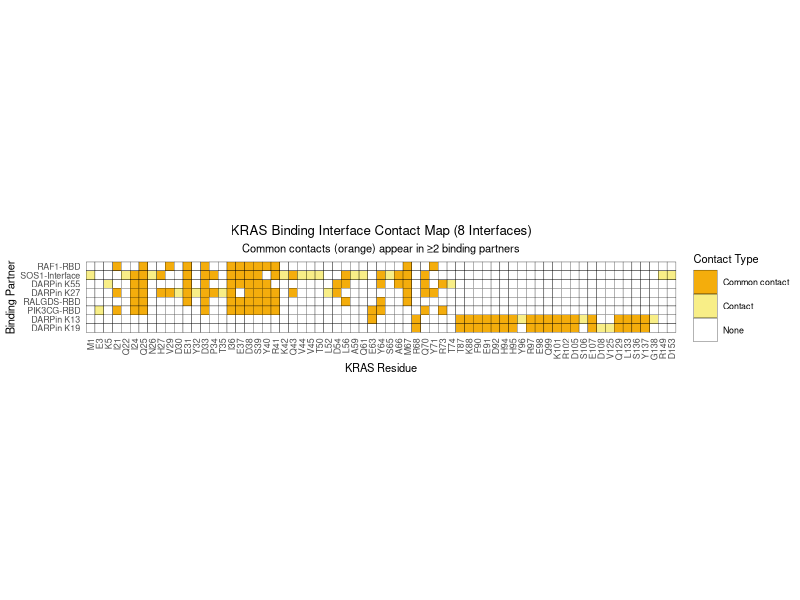
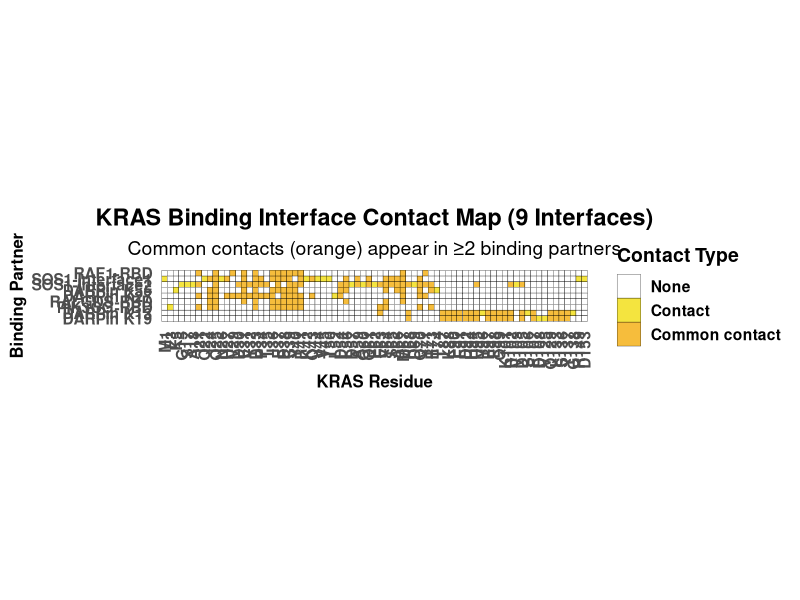
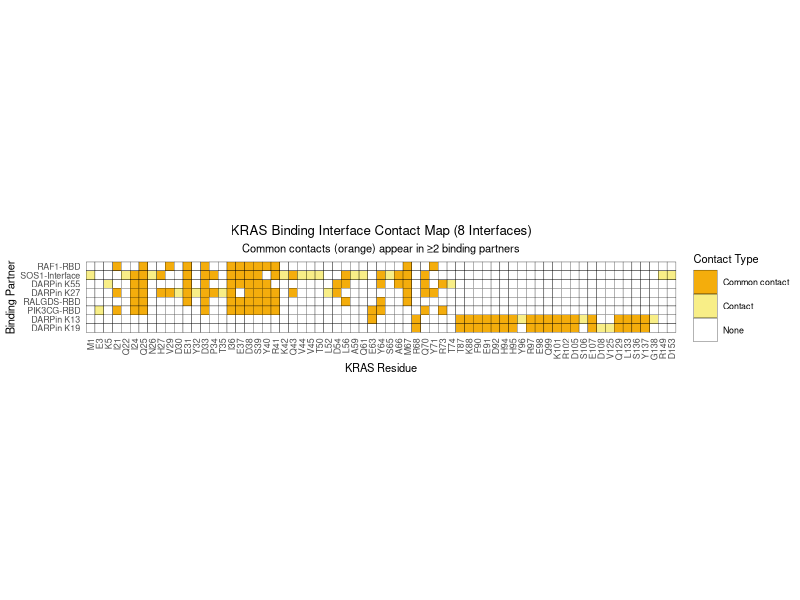

R code for these plots, in order:
library(ggplot2)
library(dplyr)

# KRAS Binding Interface Contact Map Analysis
# This script creates heatmaps showing common and unique structural contacts 
# between KRAS and different binding partners

# Wild-type KRAS sequence
wt_aa <- unlist(strsplit("MTEYKLVVVGAGGVGKSALTIQLIQNHFVDEYDPTIEDSYRKQVVIDGETCLLDILDTAGQEEYSAMRDQYMRTGEGFLCVFAINNTKSFEDIHHYREQIKRVKDSEDVPMVLVGNKCDLPSRTVDTKQAQDLARSYGIPFIETSAKTRQGVDDAFYTLVREIRKHKEKMSKDGKKKKKKSKTKCVIM", ""))
positions <- 1:length(wt_aa)

### Analysis 1: 7 binding partners + 2 SOS interfaces

# Define all binding interfaces from structural data
K13_binding_interface <- c(63,68,87,88,90,91,92,94,95,96,97,98,99,101,102,105,106,107,129,133,136,137,138) 
K19_binding_interface <- c(68,87,88,90,91,92,94,95,97,98,99,101,102,105,107,108,125,129,133,136,137) 
RAF1_binding_interface <- c(21,25,29,31,33,36,37,38,39,40,41,67,71) 
SOS1_binding_interface_1 <- c(1, 22, 24, 25, 26, 27, 31, 33, 34, 36, 37, 38, 39, 41, 42, 43, 44, 45, 50, 56, 59, 61, 64, 65, 66, 67, 70, 149, 153)
SOS1_binding_interface_2 <- c(15, 17, 18, 21, 25, 30, 31, 32, 33, 34, 35, 37, 39, 40, 41, 54, 56, 57, 59, 60, 61, 62, 63, 64, 65, 66, 67, 68, 69, 70, 71, 73, 95, 102, 103, 105)
K55_binding_interface <- c(5,24,25,31,33,36,37,38,39,40,54,56,64,66,67,70,73,74)
K27_binding_interface <- c(21,24,25,27,29,30,31,32,33,34,35,36,38,39,40,41,43,52,54,67,70,71)
RALGDS_binding_interface <- c(24, 25, 31, 33, 36, 37, 38, 39, 40, 41, 56, 64, 67)
PIK3CG_binding_interface <- c(3, 21, 24, 25, 33, 36, 37, 38, 39, 40, 41, 63, 64, 70, 73)

# Create data frame for all binding partners
df <- data.frame(
  Position = rep(positions, 9),
  Residue = rep(wt_aa, 9),
  Partner = rep(c("DARPin K13", "DARPin K19", "RAF1-RBD", "SOS1-Interface1", 
                  "SOS1-Interface2", "DARPin K55", "DARPin K27", 
                  "RALGDS-RBD", "PIK3CG-RBD"), each = length(wt_aa)),
  Contact = FALSE
)

# Set contact positions for each binding partner
df$Contact[df$Partner == "DARPin K13" & df$Position %in% K13_binding_interface] <- TRUE
df$Contact[df$Partner == "DARPin K19" & df$Position %in% K19_binding_interface] <- TRUE
df$Contact[df$Partner == "RAF1-RBD" & df$Position %in% RAF1_binding_interface] <- TRUE
df$Contact[df$Partner == "SOS1-Interface1" & df$Position %in% SOS1_binding_interface_1] <- TRUE
df$Contact[df$Partner == "SOS1-Interface2" & df$Position %in% SOS1_binding_interface_2] <- TRUE
df$Contact[df$Partner == "DARPin K55" & df$Position %in% K55_binding_interface] <- TRUE
df$Contact[df$Partner == "DARPin K27" & df$Position %in% K27_binding_interface] <- TRUE
df$Contact[df$Partner == "RALGDS-RBD" & df$Position %in% RALGDS_binding_interface] <- TRUE
df$Contact[df$Partner == "PIK3CG-RBD" & df$Position %in% PIK3CG_binding_interface] <- TRUE

# Identify common contact positions (appear in 2 or more partners)
all_contacts <- list(K13_binding_interface, K19_binding_interface, 
                     RAF1_binding_interface, SOS1_binding_interface_1, 
                     SOS1_binding_interface_2, K55_binding_interface,
                     K27_binding_interface, RALGDS_binding_interface,
                     PIK3CG_binding_interface)

contact_freq <- table(unlist(all_contacts))
common_contact_positions <- as.integer(names(contact_freq[contact_freq >= 2]))

df$Common <- df$Position %in% common_contact_positions & df$Contact

# Extract all unique contact positions for plotting
all_contact_positions <- sort(unique(c(K13_binding_interface, K19_binding_interface, 
                                       RAF1_binding_interface, SOS1_binding_interface_1,
                                       SOS1_binding_interface_2, K55_binding_interface,
                                       K27_binding_interface, RALGDS_binding_interface,
                                       PIK3CG_binding_interface)))

# Create plotting subset
df_plot <- df %>%
  filter(Position %in% all_contact_positions) %>%
  mutate(ResLabel = paste0(Residue, Position))

# Create unique residue label mapping
residue_labels <- df_plot %>%
  distinct(Position, Residue) %>%
  arrange(Position) %>%
  mutate(ResLabel = paste0(Residue, Position)) %>%
  pull(ResLabel)

# Set factor levels
df_plot$ResLabel <- factor(df_plot$ResLabel, levels = residue_labels)

# Set partner order as specified
df_plot$Partner <- factor(df_plot$Partner, 
                          levels = c("RAF1-RBD", "SOS1-Interface1", "SOS1-Interface2",
                                     "DARPin K55", "DARPin K27", "RALGDS-RBD", 
                                     "PIK3CG-RBD", "DARPin K13", "DARPin K19"))

# Create fill categories
df_plot$Fill <- ifelse(df_plot$Common, "Common contact", 
                       ifelse(df_plot$Contact, "Contact", "None"))
df_plot$Fill <- factor(df_plot$Fill, levels = c("None", "Contact", "Common contact"))

# Create contact map heatmap
contact_heatmap_9partners <- ggplot(df_plot, aes(x = ResLabel, y = Partner, fill = Fill)) +
  geom_tile(color = "black", width = 1, height = 1) +
  scale_fill_manual(
    values = c(
      "None" = alpha("white", 1),           # 80% transparency
      "Contact" = alpha("#F1DD10", 0.8),      # 80% transparency
      "Common contact" = alpha("#F4AD0C", 0.8) # 80% transparency
    ),
    name = "Contact Type"
  ) +
  scale_y_discrete(limits = rev(levels(df_plot$Partner))) +
  coord_fixed(ratio = 1) +
  theme_minimal(base_size = 14) +
  labs(
    x = "KRAS Residue", 
    y = "Binding Partner", 
    title = "KRAS Binding Interface Contact Map (9 Interfaces)",
    subtitle = "Common contacts (orange) appear in ≥2 binding partners"
  ) +
  theme(
    axis.text.x = element_text(angle = 90, vjust = 0.5, hjust = 1, face = "bold"),
    axis.text.y = element_text(face = "bold"),
    axis.title.x = element_text(face = "bold", size = 12),
    axis.title.y = element_text(face = "bold", size = 12),
    panel.grid = element_blank(),
    legend.title = element_text(face = "bold"),
    legend.text = element_text(face = "bold"),
    plot.title = element_text(face = "bold", hjust = 0.5),
    plot.subtitle = element_text(hjust = 0.5)
  )

# Save the plot
ggsave("path/to/kras_binding_interface_contact_map_9partners.pdf", 
       plot = contact_heatmap_9partners, 
       width = 14, height = 16, dpi = 300)





##========================================================
### Analysis 2: 7 binding partners + 1 SOS interface
##========================================================
library(ggplot2)
library(dplyr)

# Wild-type KRAS sequence
wt_aa <- unlist(strsplit("MTEYKLVVVGAGGVGKSALTIQLIQNHFVDEYDPTIEDSYRKQVVIDGETCLLDILDTAGQEEYSAMRDQYMRTGEGFLCVFAINNTKSFEDIHHYREQIKRVKDSEDVPMVLVGNKCDLPSRTVDTKQAQDLARSYGIPFIETSAKTRQGVDDAFYTLVREIRKHKEKMSKDGKKKKKKSKTKCVIM", ""))
positions <- 1:length(wt_aa)

# Define binding interfaces (single SOS interface)
K13_binding_interface <- c(63,68,87,88,90,91,92,94,95,96,97,98,99,101,102,105,106,107,129,133,136,137,138) 
K19_binding_interface <- c(68,87,88,90,91,92,94,95,97,98,99,101,102,105,107,108,125,129,133,136,137) 
RAF1_binding_interface <- c(21,25,29,31,33,36,37,38,39,40,41,67,71) 
SOS1_binding_interface <- c(1, 22, 24, 25, 26, 27, 31, 33, 34, 36, 37, 38, 39, 41, 42, 43, 44, 45, 50, 56, 59, 61, 64, 65, 66, 67, 70, 149, 153)
K55_binding_interface <- c(5,24,25,31,33,36,37,38,39,40,54,56,64,66,67,70,73,74)
K27_binding_interface <- c(21,24,25,27,29,30,31,32,33,34,35,36,38,39,40,41,43,52,54,67,70,71)
RALGDS_binding_interface <- c(24, 25, 31, 33, 36, 37, 38, 39, 40, 41, 56, 64, 67)
PIK3CG_binding_interface <- c(3, 21, 24, 25, 33, 36, 37, 38, 39, 40, 41, 63, 64, 70, 73)

# Create data frame for 8 binding partners
df2 <- data.frame(
  Position = rep(positions, 8),
  Residue = rep(wt_aa, 8),
  Partner = rep(c("DARPin K13", "DARPin K19", "RAF1-RBD", "SOS1-Interface", 
                  "DARPin K55", "DARPin K27", "RALGDS-RBD", "PIK3CG-RBD"), 
                each = length(wt_aa)),
  Contact = FALSE
)

# Set contact positions
df2$Contact[df2$Partner == "DARPin K13" & df2$Position %in% K13_binding_interface] <- TRUE
df2$Contact[df2$Partner == "DARPin K19" & df2$Position %in% K19_binding_interface] <- TRUE
df2$Contact[df2$Partner == "RAF1-RBD" & df2$Position %in% RAF1_binding_interface] <- TRUE
df2$Contact[df2$Partner == "SOS1-Interface" & df2$Position %in% SOS1_binding_interface] <- TRUE
df2$Contact[df2$Partner == "DARPin K55" & df2$Position %in% K55_binding_interface] <- TRUE
df2$Contact[df2$Partner == "DARPin K27" & df2$Position %in% K27_binding_interface] <- TRUE
df2$Contact[df2$Partner == "RALGDS-RBD" & df2$Position %in% RALGDS_binding_interface] <- TRUE
df2$Contact[df2$Partner == "PIK3CG-RBD" & df2$Position %in% PIK3CG_binding_interface] <- TRUE

# Identify common contact positions
all_contacts2 <- list(K13_binding_interface, K19_binding_interface, 
                      RAF1_binding_interface, SOS1_binding_interface, 
                      K55_binding_interface, K27_binding_interface, 
                      RALGDS_binding_interface, PIK3CG_binding_interface)
contact_freq2 <- table(unlist(all_contacts2))
common_contact_positions2 <- as.integer(names(contact_freq2[contact_freq2 >= 2]))
df2$Common <- df2$Position %in% common_contact_positions2 & df2$Contact

# Extract all unique contact positions
all_contact_positions2 <- sort(unique(c(K13_binding_interface, K19_binding_interface, 
                                        RAF1_binding_interface, SOS1_binding_interface,
                                        K55_binding_interface, K27_binding_interface, 
                                        RALGDS_binding_interface, PIK3CG_binding_interface)))

# Create residue labels
residue_labels <- paste0(wt_aa[all_contact_positions2], all_contact_positions2)

# Create plotting subset
df_plot2 <- df2 %>%
  filter(Position %in% all_contact_positions2) %>%
  mutate(ResLabel = paste0(Residue, Position))

# Set factor levels
df_plot2$ResLabel <- factor(df_plot2$ResLabel, levels = residue_labels)
df_plot2$Partner <- factor(df_plot2$Partner, 
                           levels = c("RAF1-RBD", "SOS1-Interface",
                                      "DARPin K55", "DARPin K27", "RALGDS-RBD", 
                                      "PIK3CG-RBD", "DARPin K13", "DARPin K19"))

# Create fill categories
df_plot2$Fill <- ifelse(df_plot2$Common, "Common contact", 
                        ifelse(df_plot2$Contact, "Contact", "None"))

# Create contact map heatmap with transparency
contact_heatmap_8partners <- ggplot(df_plot2, aes(x = ResLabel, y = Partner, fill = Fill)) +
  geom_tile(color = "black", width = 1, height = 1) +
  scale_fill_manual(
    values = c(
      "None" = alpha("white", 1),           # 80% transparency
      "Contact" = alpha("#F1DD10", 0.5),      # 80% transparency
      "Common contact" = alpha("#F4AD0C", 1) # 80% transparency
    ),
    name = "Contact Type"
  ) +
  scale_y_discrete(limits = rev(levels(df_plot2$Partner))) +
  coord_fixed(ratio = 1) +
  theme_minimal(base_size = 8) +
  labs(
    x = "KRAS Residue", 
    y = "Binding Partner", 
    title = "KRAS Binding Interface Contact Map (8 Interfaces)",
    subtitle = "Common contacts (orange) appear in ≥2 binding partners"
  ) +
  theme(
    axis.text.x = element_text(angle = 90, vjust = 0.5, hjust = 1),
    axis.text.y = element_text(),
    axis.title.x = element_text(size = 8),
    axis.title.y = element_text(size = 8),
    panel.grid = element_blank(),
    legend.title = element_text(),
    legend.text = element_text(),
    plot.title = element_text(hjust = 0.5),
    plot.subtitle = element_text(hjust = 0.5)
  )

# Display the plot
print(contact_heatmap_8partners)

# Save the second plot
ggsave("C:/Users/36146/OneDrive - USTC/Manuscripts/K13_K19/figures/figure3/20251010/kras_binding_interface_contact_map_8partners.pdf", 
       plot = contact_heatmap_8partners, 
       width = 14, height = 16, dpi = 300)

# Print summary statistics
cat("KRAS Binding Interface Analysis Summary:\n")
cat("========================================\n")
cat("Analysis 1 (9 interfaces):\n")
cat("- Total unique contact positions:", length(all_contact_positions), "\n")
cat("- Common contact positions (≥2 partners):", length(common_contact_positions), "\n")
cat("- Binding partners: RAF1, SOS1 (2 interfaces), K55, K27, RALGDS, PIK3CG, K13, K19\n\n")

cat("Analysis 2 (8 interfaces):\n") 
cat("- Total unique contact positions:", length(all_contact_positions2), "\n")
cat("- Common contact positions (≥2 partners):", length(common_contact_positions2), "\n")
cat("- Binding partners: RAF1, SOS1 (1 interface), K55, K27, RALGDS, PIK3CG, K13, K19\n")
